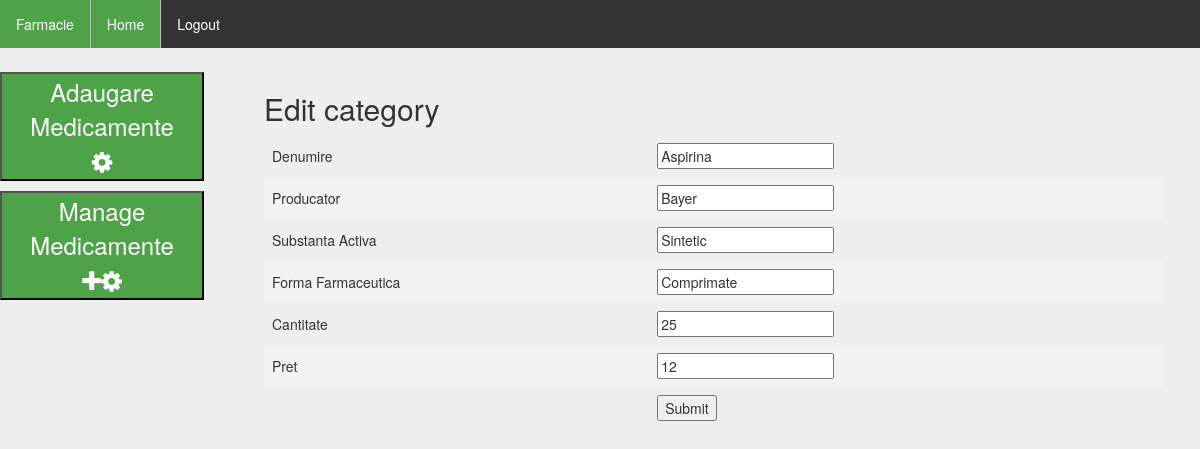
The app's page /editcat.php?id=1 with its own data.
### tables this page shows
CREATE TABLE `medsinsert` (
  `id` int(11) NOT NULL,
  `denumire` varchar(120) NOT NULL,
  `producator` varchar(120) NOT NULL,
  `substantaActiva` varchar(120) NOT NULL,
  `formaFarmaceutica` varchar(120) NOT NULL,
  `cantitate` int(11) NOT NULL,
  `pret` int(11) NOT NULL
);

### editcat.php (the view, shortened to what this page needs)
<?php
$db = dbcon();
$id = 0;
$denumire = "";
$producator = "";
$substantaActiva = "";
$formaFarmaceutica = "";
$cantitate = 0;
$pret = 0;
if(isset($_GET['id'])){
	$id = $_GET['id'];
	$stmt = $db->prepare('SELECT *
                          FROM medsinsert
                          WHERE id = :id');
	$stmt->execute(array(':id'=>$id));
	$row = $stmt->fetch();
	$id =$row['id'];
	$denumire = $row['denumire'];
	$producator =$row['producator'];
	$substantaActiva = $row['substantaActiva'];
	$formaFarmaceutica = $row['formaFarmaceutica'];
	$cantitate = $row['cantitate'];
	$pret = $row['pret'];
}
require ("header.php");
?>
<div>
	<ul style="margin-bottom: 2%;">
		<li><p class="activea"  style="background:#4EA248">Farmacie</p></li>
		<li><a class="active" href="home.php">Home</a></li>
		<li style="float:left;"><a href="logout.php">Logout</a></li>
	</ul>
</div>
<div style="float:left;width: 17%;">
<button style="font-size:24px;width:100%;color:white;background:#4EA248;margin-bottom: 5%;"><a href="ListCat.php" style="color:white;">Adaugare Medicamente</a><br><i class="fa fa-cog" aria-hidden="true"></i></button>
<button style="font-size:24px;width:100%;color:white;background:#4EA248;margin-bottom: 5%;"><a href="Addcat.php" style="color:white;">Manage Medicamente</a><br><i class="fa fa-plus" aria-hidden="true"></i><i class="fa fa-cog" aria-hidden="true"></i></button>
</div>
<div style="float:right;width: 75%;margin-left: 5%;margin-right: 3%;">
<h2>Edit category</h2>
<form action="" method="post">
	<table cellpadding="5px">
		<tr>
			<td>Denumire</td>
			<td><input type="text" name="txt_denumire" value="<?=$denumire;?>"></td>
		</tr>
		<tr>
			<td>Producator</td>
			<td><input type="text" name="txt_producator" value="<?=$producator;?>"></td>
		</tr>
		<tr>
			<td>Substanta Activa</td>
			<td><input type="text" name="txt_substantaActiva" value="<?=$substantaActiva;?>"></td>
		</tr>
		<tr>
			<td>Forma Farmaceutica</td>
			<td><input type="text" name="txt_formaFarmaceutica" value="<?=$formaFarmaceutica;?>"></td>
		</tr>
		<tr>
			<td>Cantitate</td>
			<td><input type="text" name="txt_cantitate" value="<?=$cantitate;?>"></td>
		</tr>
		<tr>
			<td>Pret</td>
			<td><input type="text" name="txt_pret" value="<?=$pret;?>"></td>
		</tr>
		<tr>
			<td><input type="hidden" name="txt_id" value="<?=$id;?>"></td>
			<td><input type="submit" name="btn_submit"></td>
		</tr>
</form>
</div>
<?php
require ("footer.php");
?>

### style.css (style rules this page uses)
body { background-color: #eee; padding: 0; margin: 0; }
ul { list-style-type: none; margin: 0; padding: 0; overflow: hidden; background-color: #333; }
li { float: left; border-right:1px solid #bbb; }
li:last-child { border-right: none; }
li a { display: block; color: white; text-align: center; padding: 14px 16px; text-decoration: none; }
.active { background-color: #4EA248 !important; }
.activea { background-color: #4EA248 !important; display: block; color: white; text-align: center; padding: 14px 16px; text-decoration: none; }
p { margin:0!important; }
table { border-collapse: collapse; width: 100%; }
th, td { text-align: left; padding: 8px; }
tr:nth-child(even) { background-color: #f2f2f2 }
button { "font-size:24px;width:100%;color:white;background:#4EA248 !important;margin-bottom: 10%;" }

### records on screen
medsinsert: txt_denumire "Aspirina", txt_producator "Bayer", txt_substantaActiva "Sintetic", txt_formaFarmaceutica "Comprimate", txt_cantitate "25", txt_pret "12"
